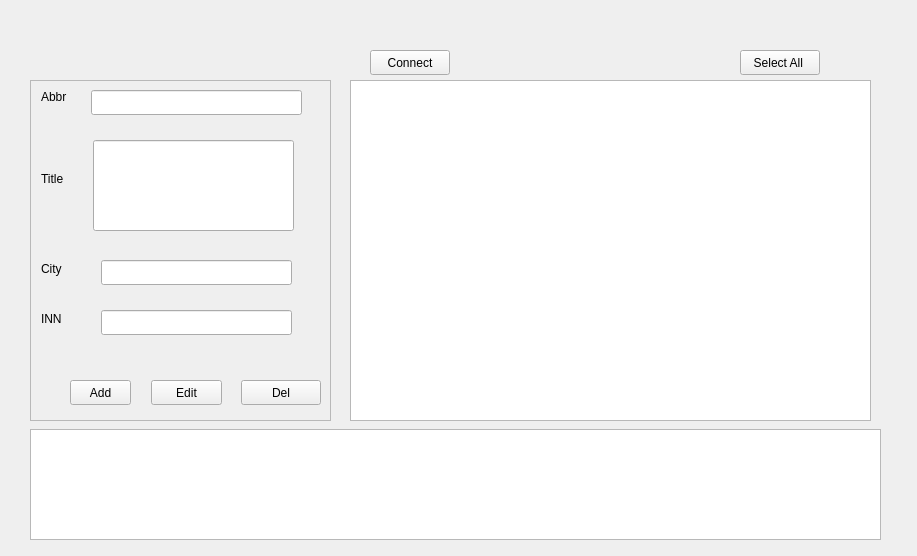
<?xml version="1.0" encoding="UTF-8"?>
<ui version="4.0">
 <class>Widget</class>
 <widget class="QWidget" name="Widget">
  <property name="geometry">
   <rect>
    <x>0</x>
    <y>0</y>
    <width>917</width>
    <height>556</height>
   </rect>
  </property>
  <property name="windowTitle">
   <string>Widget</string>
  </property>
  <widget class="QStackedWidget" name="stackedWidget">
   <property name="geometry">
    <rect>
     <x>10</x>
     <y>20</y>
     <width>901</width>
     <height>521</height>
    </rect>
   </property>
   <property name="currentIndex">
    <number>2</number>
   </property>
   <widget class="QWidget" name="page">
    <widget class="QLabel" name="label_4">
     <property name="geometry">
      <rect>
       <x>260</x>
       <y>90</y>
       <width>391</width>
       <height>291</height>
      </rect>
     </property>
     <property name="text">
      <string/>
     </property>
     <property name="pixmap">
      <pixmap>../../Downloads/social-card (1).jpg</pixmap>
     </property>
    </widget>
    <widget class="QPushButton" name="pushButton">
     <property name="geometry">
      <rect>
       <x>390</x>
       <y>120</y>
       <width>80</width>
       <height>25</height>
      </rect>
     </property>
     <property name="text">
      <string>ClickHere</string>
     </property>
    </widget>
   </widget>
   <widget class="QWidget" name="page_1">
    <widget class="QLabel" name="label_3">
     <property name="geometry">
      <rect>
       <x>40</x>
       <y>120</y>
       <width>251</width>
       <height>241</height>
      </rect>
     </property>
     <property name="text">
      <string/>
     </property>
     <property name="pixmap">
      <pixmap>../../Downloads/wGuh9Zxxn0g (2).jpg</pixmap>
     </property>
    </widget>
    <widget class="QGroupBox" name="groupBox">
     <property name="geometry">
      <rect>
       <x>300</x>
       <y>130</y>
       <width>281</width>
       <height>191</height>
      </rect>
     </property>
     <property name="title">
      <string>SignIn</string>
     </property>
     <widget class="QLabel" name="label">
      <property name="geometry">
       <rect>
        <x>20</x>
        <y>40</y>
        <width>71</width>
        <height>17</height>
       </rect>
      </property>
      <property name="text">
       <string>Username</string>
      </property>
     </widget>
     <widget class="QLabel" name="label_2">
      <property name="geometry">
       <rect>
        <x>20</x>
        <y>70</y>
        <width>61</width>
        <height>17</height>
       </rect>
      </property>
      <property name="text">
       <string>Password</string>
      </property>
     </widget>
     <widget class="QLineEdit" name="username">
      <property name="geometry">
       <rect>
        <x>120</x>
        <y>40</y>
        <width>113</width>
        <height>25</height>
       </rect>
      </property>
     </widget>
     <widget class="QLineEdit" name="password">
      <property name="geometry">
       <rect>
        <x>120</x>
        <y>70</y>
        <width>113</width>
        <height>25</height>
       </rect>
      </property>
     </widget>
     <widget class="QPushButton" name="pushButton_login">
      <property name="geometry">
       <rect>
        <x>130</x>
        <y>110</y>
        <width>80</width>
        <height>25</height>
       </rect>
      </property>
      <property name="text">
       <string>Login</string>
      </property>
     </widget>
    </widget>
   </widget>
   <widget class="QWidget" name="page_2">
    <widget class="QFrame" name="frame">
     <property name="geometry">
      <rect>
       <x>20</x>
       <y>60</y>
       <width>301</width>
       <height>341</height>
      </rect>
     </property>
     <property name="frameShape">
      <enum>QFrame::StyledPanel</enum>
     </property>
     <property name="frameShadow">
      <enum>QFrame::Raised</enum>
     </property>
     <widget class="QPushButton" name="btnAdd">
      <property name="geometry">
       <rect>
        <x>40</x>
        <y>300</y>
        <width>61</width>
        <height>25</height>
       </rect>
      </property>
      <property name="text">
       <string>Add</string>
      </property>
     </widget>
     <widget class="QLabel" name="leCity">
      <property name="geometry">
       <rect>
        <x>11</x>
        <y>180</y>
        <width>54</width>
        <height>17</height>
       </rect>
      </property>
      <property name="text">
       <string>City</string>
      </property>
     </widget>
     <widget class="QLineEdit" name="lbCity">
      <property name="geometry">
       <rect>
        <x>71</x>
        <y>180</y>
        <width>191</width>
        <height>25</height>
       </rect>
      </property>
     </widget>
     <widget class="QPushButton" name="btnDel">
      <property name="geometry">
       <rect>
        <x>211</x>
        <y>300</y>
        <width>80</width>
        <height>25</height>
       </rect>
      </property>
      <property name="text">
       <string>Del</string>
      </property>
     </widget>
     <widget class="QLineEdit" name="lbAbbr">
      <property name="geometry">
       <rect>
        <x>61</x>
        <y>10</y>
        <width>211</width>
        <height>25</height>
       </rect>
      </property>
     </widget>
     <widget class="QLabel" name="leAbbr">
      <property name="geometry">
       <rect>
        <x>11</x>
        <y>6</y>
        <width>54</width>
        <height>21</height>
       </rect>
      </property>
      <property name="text">
       <string>Abbr</string>
      </property>
     </widget>
     <widget class="QLineEdit" name="lbTitle">
      <property name="geometry">
       <rect>
        <x>63</x>
        <y>60</y>
        <width>201</width>
        <height>91</height>
       </rect>
      </property>
      <property name="text">
       <string/>
      </property>
     </widget>
     <widget class="QLabel" name="leInn">
      <property name="geometry">
       <rect>
        <x>11</x>
        <y>230</y>
        <width>54</width>
        <height>17</height>
       </rect>
      </property>
      <property name="text">
       <string>INN</string>
      </property>
     </widget>
     <widget class="QLineEdit" name="lbInn">
      <property name="geometry">
       <rect>
        <x>71</x>
        <y>230</y>
        <width>191</width>
        <height>25</height>
       </rect>
      </property>
     </widget>
     <widget class="QPushButton" name="btnEdit">
      <property name="geometry">
       <rect>
        <x>121</x>
        <y>300</y>
        <width>71</width>
        <height>25</height>
       </rect>
      </property>
      <property name="text">
       <string>Edit</string>
      </property>
     </widget>
     <widget class="QLabel" name="teTitle">
      <property name="geometry">
       <rect>
        <x>11</x>
        <y>90</y>
        <width>54</width>
        <height>17</height>
       </rect>
      </property>
      <property name="text">
       <string>Title</string>
      </property>
     </widget>
    </widget>
    <widget class="QPushButton" name="btnSelectAll">
     <property name="geometry">
      <rect>
       <x>730</x>
       <y>30</y>
       <width>80</width>
       <height>25</height>
      </rect>
     </property>
     <property name="text">
      <string>Select All </string>
     </property>
    </widget>
    <widget class="QPushButton" name="btnConnect">
     <property name="geometry">
      <rect>
       <x>360</x>
       <y>30</y>
       <width>80</width>
       <height>25</height>
      </rect>
     </property>
     <property name="text">
      <string>Connect</string>
     </property>
    </widget>
    <widget class="QTextEdit" name="teResult">
     <property name="geometry">
      <rect>
       <x>20</x>
       <y>409</y>
       <width>851</width>
       <height>111</height>
      </rect>
     </property>
    </widget>
    <widget class="QTableWidget" name="twOrg">
     <property name="geometry">
      <rect>
       <x>340</x>
       <y>60</y>
       <width>521</width>
       <height>341</height>
      </rect>
     </property>
    </widget>
   </widget>
  </widget>
 </widget>
 <layoutdefault spacing="6" margin="11"/>
 <resources/>
 <connections/>
</ui>
